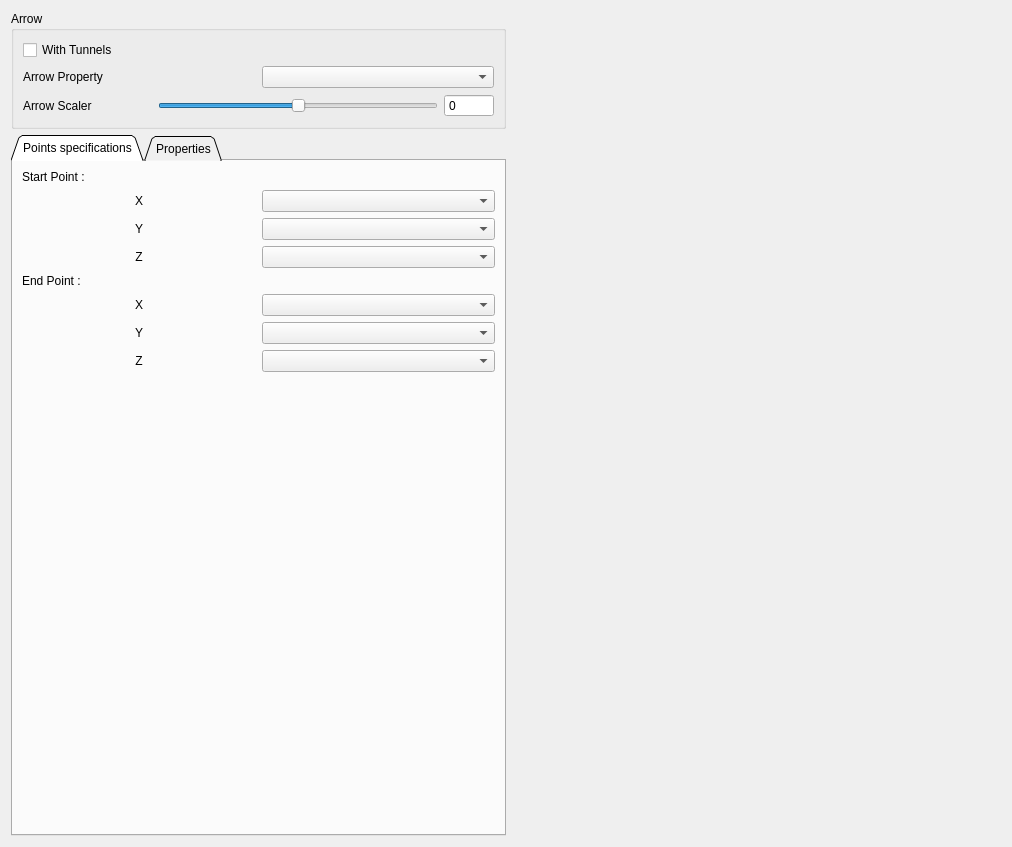
<ui version="4.0" >
 <author>Matthew Livingstone</author>
 <class>Form</class>
 <widget class="QWidget" name="Form" >
  <property name="windowModality" >
   <enum>Qt::NonModal</enum>
  </property>
  <property name="geometry" >
   <rect>
    <x>0</x>
    <y>0</y>
    <width>1012</width>
    <height>847</height>
   </rect>
  </property>
  <property name="windowTitle" >
   <string>Form</string>
  </property>
  <layout class="QVBoxLayout" >
   <item>
    <layout class="QGridLayout" >
     <item row="0" column="0" >
      <widget class="QGroupBox" name="groupBox" >
       <property name="title" >
        <string>Arrow</string>
       </property>
       <layout class="QVBoxLayout" >
        <item>
         <widget class="QCheckBox" name="withTunnels" >
          <property name="text" >
           <string>With Tunnels</string>
          </property>
         </widget>
        </item>
        <item>
         <layout class="QGridLayout" >
          <item row="0" column="0" >
           <widget class="QLabel" name="label" >
            <property name="text" >
             <string>Arrow Property</string>
            </property>
           </widget>
          </item>
          <item row="0" column="1" >
           <widget class="QComboBox" name="ArrowProp" />
          </item>
         </layout>
        </item>
        <item>
         <layout class="QGridLayout" >
          <item row="0" column="0" >
           <widget class="QLabel" name="label_10" >
            <property name="text" >
             <string>Arrow Scaler                  </string>
            </property>
           </widget>
          </item>
          <item row="0" column="1" >
           <widget class="QSlider" name="horizontalSlider" >
            <property name="minimum" >
             <number>-100</number>
            </property>
            <property name="maximum" >
             <number>100</number>
            </property>
            <property name="orientation" >
             <enum>Qt::Horizontal</enum>
            </property>
           </widget>
          </item>
          <item row="0" column="2" >
           <widget class="QSpinBox" name="ScaleArrowSize" >
            <property name="minimumSize" >
             <size>
              <width>50</width>
              <height>0</height>
             </size>
            </property>
            <property name="buttonSymbols" >
             <enum>QAbstractSpinBox::NoButtons</enum>
            </property>
            <property name="minimum" >
             <number>-100</number>
            </property>
            <property name="maximum" >
             <number>100</number>
            </property>
           </widget>
          </item>
         </layout>
        </item>
       </layout>
      </widget>
     </item>
     <item row="1" column="0" >
      <widget class="QTabWidget" name="tabWidget" >
       <property name="tabShape" >
        <enum>QTabWidget::Triangular</enum>
       </property>
       <property name="currentIndex" >
        <number>0</number>
       </property>
       <widget class="QWidget" name="tab" >
        <attribute name="title" >
         <string>Points specifications</string>
        </attribute>
        <layout class="QVBoxLayout" >
         <item>
          <layout class="QGridLayout" >
           <item row="0" column="0" >
            <widget class="QLabel" name="label_8" >
             <property name="text" >
              <string>Start Point :</string>
             </property>
            </widget>
           </item>
           <item row="1" column="0" >
            <layout class="QGridLayout" >
             <item row="0" column="0" >
              <widget class="QLabel" name="label_2" >
               <property name="text" >
                <string>X</string>
               </property>
               <property name="alignment" >
                <set>Qt::AlignCenter</set>
               </property>
              </widget>
             </item>
             <item row="0" column="1" >
              <widget class="QComboBox" name="x1" />
             </item>
            </layout>
           </item>
           <item row="2" column="0" >
            <layout class="QGridLayout" >
             <item row="0" column="0" >
              <widget class="QLabel" name="label_3" >
               <property name="text" >
                <string>Y</string>
               </property>
               <property name="alignment" >
                <set>Qt::AlignCenter</set>
               </property>
              </widget>
             </item>
             <item row="0" column="1" >
              <widget class="QComboBox" name="y1" />
             </item>
            </layout>
           </item>
           <item row="3" column="0" >
            <layout class="QGridLayout" >
             <item row="0" column="0" >
              <widget class="QLabel" name="label_4" >
               <property name="text" >
                <string>Z</string>
               </property>
               <property name="alignment" >
                <set>Qt::AlignCenter</set>
               </property>
              </widget>
             </item>
             <item row="0" column="1" >
              <widget class="QComboBox" name="z1" />
             </item>
            </layout>
           </item>
          </layout>
         </item>
         <item>
          <layout class="QGridLayout" >
           <item row="0" column="0" >
            <widget class="QLabel" name="label_9" >
             <property name="text" >
              <string>End Point :</string>
             </property>
            </widget>
           </item>
           <item row="1" column="0" >
            <layout class="QGridLayout" >
             <item row="0" column="0" >
              <widget class="QLabel" name="label_5" >
               <property name="text" >
                <string>X</string>
               </property>
               <property name="alignment" >
                <set>Qt::AlignCenter</set>
               </property>
              </widget>
             </item>
             <item row="0" column="1" >
              <widget class="QComboBox" name="x2" />
             </item>
            </layout>
           </item>
           <item row="2" column="0" >
            <layout class="QGridLayout" >
             <item row="0" column="0" >
              <widget class="QLabel" name="label_6" >
               <property name="text" >
                <string>Y</string>
               </property>
               <property name="alignment" >
                <set>Qt::AlignCenter</set>
               </property>
              </widget>
             </item>
             <item row="0" column="1" >
              <widget class="QComboBox" name="y2" />
             </item>
            </layout>
           </item>
           <item row="3" column="0" >
            <layout class="QGridLayout" >
             <item row="0" column="0" >
              <widget class="QLabel" name="label_7" >
               <property name="text" >
                <string>Z</string>
               </property>
               <property name="alignment" >
                <set>Qt::AlignCenter</set>
               </property>
              </widget>
             </item>
             <item row="0" column="1" >
              <widget class="QComboBox" name="z2" />
             </item>
            </layout>
           </item>
          </layout>
         </item>
         <item>
          <spacer>
           <property name="orientation" >
            <enum>Qt::Vertical</enum>
           </property>
           <property name="sizeHint" >
            <size>
             <width>20</width>
             <height>40</height>
            </size>
           </property>
          </spacer>
         </item>
        </layout>
       </widget>
       <widget class="QWidget" name="tab_2" >
        <attribute name="title" >
         <string>Properties</string>
        </attribute>
        <layout class="QVBoxLayout" >
         <item>
          <widget class="QTreeWidget" name="PropertiesTree" >
           <column>
            <property name="text" >
             <string>Properties</string>
            </property>
           </column>
          </widget>
         </item>
        </layout>
       </widget>
      </widget>
     </item>
     <item row="1" column="1" >
      <spacer>
       <property name="orientation" >
        <enum>Qt::Horizontal</enum>
       </property>
       <property name="sizeHint" >
        <size>
         <width>40</width>
         <height>20</height>
        </size>
       </property>
      </spacer>
     </item>
    </layout>
   </item>
  </layout>
 </widget>
 <resources>
  <include location="pqUI.qrc" />
 </resources>
 <connections>
  <connection>
   <sender>horizontalSlider</sender>
   <signal>valueChanged(int)</signal>
   <receiver>ScaleArrowSize</receiver>
   <slot>setValue(int)</slot>
   <hints>
    <hint type="sourcelabel" >
     <x>315</x>
     <y>51</y>
    </hint>
    <hint type="destinationlabel" >
     <x>426</x>
     <y>50</y>
    </hint>
   </hints>
  </connection>
 </connections>
</ui>
